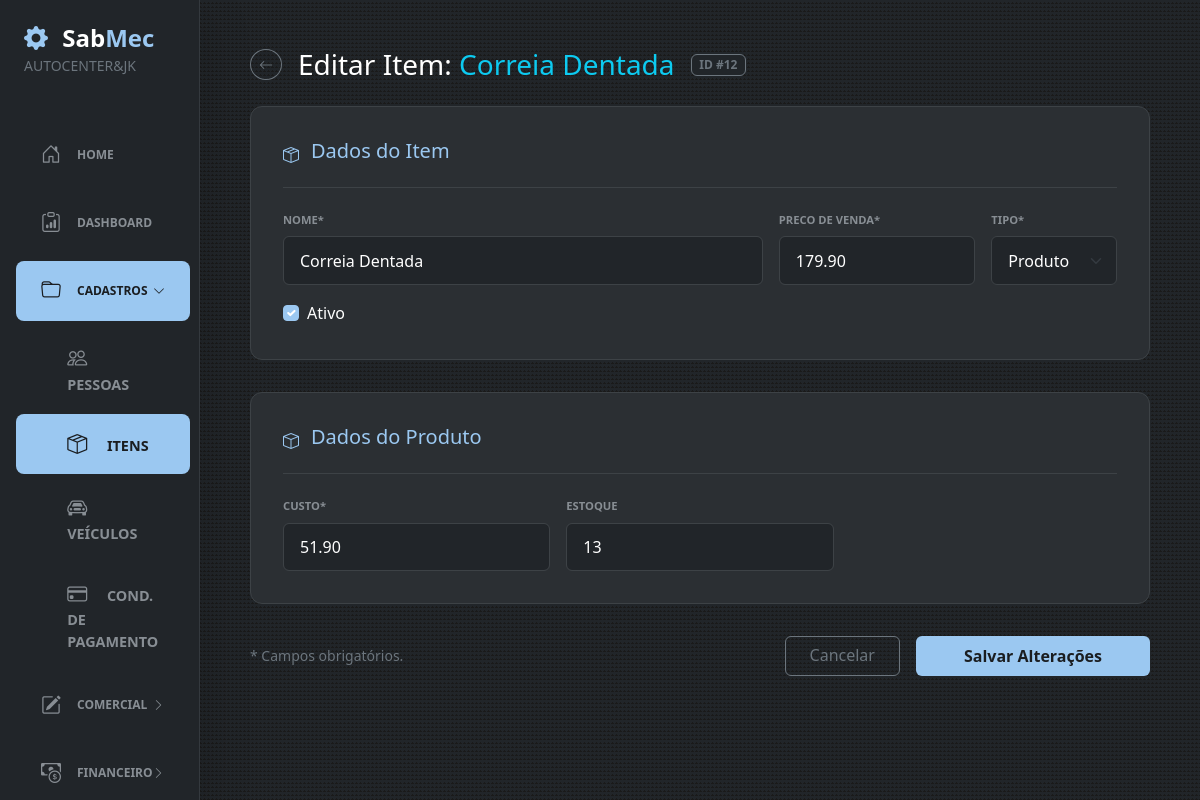
/itens/12/editar (signed in), run on the app's committed database.
### sabmec/models/pessoas.py (models this page shows)
class Pessoa(db.Model):
    __tablename__ = "pessoas"
    id = db.Column(db.Integer, primary_key=True)
    nome = db.Column(db.String(150), nullable=False)
    nome_fantasia = db.Column(db.String(150))
    documento_fiscal = db.Column(db.String)
    ie_rg = db.Column(db.String)
    entidade = db.Column(db.Enum('PF', 'PJ', name='entidade_enum'), nullable=False)
    ativo = db.Column(db.Boolean, default=True)
    eh_cliente = db.Column(db.Boolean)
    eh_usuario = db.Column(db.Boolean)
    eh_fornecedor = db.Column(db.Boolean)
    cliente = db.relationship("PessoaCliente", back_populates="pessoa", uselist=False)
    contatos = db.relationship("PessoaContato", back_populates="pessoa", cascade="all, delete-orphan")
    usuario = db.relationship("PessoaUsuario", back_populates="pessoa", uselist=False)
    fornecedor = db.relationship("PessoaFornecedor", back_populates="pessoa", uselist=False)
    enderecos = db.relationship("PessoaEndereco", back_populates="pessoa", cascade="all, delete-orphan")
    veiculos = db.relationship(
    "Veiculo",
    back_populates="pessoa",
    cascade="all, delete-orphan",
    )
    filial = db.relationship("PessoaFilial", back_populates="pessoa", uselist=False)

### sabmec/models/item.py (models this page shows)
class Item(db.Model):
    __tablename__ = "itens"
    id = db.Column(db.Integer, primary_key=True)
    nome = db.Column(db.String(150), nullable=False)
    preco = db.Column(db.Numeric(10, 2), nullable=False)
    tipo = db.Column(db.Enum("Produto", "Servico", name="tipo_item_enum"), nullable=False)
    ativo = db.Column(db.Boolean, default=True)
    mercadoria = db.relationship(
        "ItemMercadoria",
        back_populates="item",
        uselist=False,
        cascade="all, delete-orphan",
    )
    servico = db.relationship(
        "ItemServico",
        back_populates="item",
        uselist=False,
        cascade="all, delete-orphan",
    )

class ItemMercadoria(db.Model):
    __tablename__ = "itens_mercadoria"
    item_id = db.Column(db.Integer, db.ForeignKey("itens.id"), primary_key=True)
    estoque = db.Column(db.Integer, default=0)
    custo = db.Column(db.Numeric(10, 2), nullable=False)
    ncm = db.Column(db.String(8), nullable=True)
    origem = db.Column(db.String(1), nullable=True)
    item = db.relationship("Item", back_populates="mercadoria")

### sabmec/routes/cadastros/itens_editar.py (the view, shortened to what this page needs)
@itens_bp.route("/itens/<int:id>/editar", methods=["GET", "POST"])
@login_required
def itens_editar(id):
    item = Item.query.get_or_404(id)
    form_item = FormItem()
    form_produto = FormItemProduto()
    form_servico = FormItemServico()
    if request.method == "GET":
        form_item.nome.data = item.nome
        form_item.preco.data = item.preco
        form_item.tipo.data = item.tipo
        form_item.ativo.data = item.ativo
        if item.mercadoria:
            form_produto.custo.data = item.mercadoria.custo
            form_produto.estoque.data = item.mercadoria.estoque
    return renderizar_itens_editar(item, form_item, form_produto, form_servico)

### sabmec/templates/cadastros/itens_editar.html (shortened to what this page needs)
{% extends 'bases/base.html' %}
{% block body %}
<div class="container-fluid py-5 px-4">
    <div class="content-wrapper">
        <div class="d-flex align-items-center gap-3 mb-4">
            <a href="{{ url_for('itens.itens') }}" class="btn btn-outline-secondary btn-sm rounded-circle">
                <i class="bi bi-arrow-left"></i>
            </a>
            <h3 class="text-white m-0">
                Editar Item: <span class="text-info">{{ item.nome }}</span>
            </h3>
            <span class="badge bg-dark border border-secondary text-secondary">ID #{{ item.id }}</span>
        </div>
        <form method="POST" action="{{ url_for('itens.itens_editar', id=item.id) }}" novalidate>
            <div class="form-card">
                <div class="card-header-custom">
                    <i class="bi bi-box-seam"></i>
                    <h5>Dados do Item</h5>
                </div>
                <div class="row g-3">
                    <div class="col-md-7">
                        {{ form_item.nome.label(class="form-label-custom") }}
                        {{ form_item.nome(class="form-control form-control-sabmec") }}
                    </div>
                    <div class="col-md-3">
                        {{ form_item.preco.label(class="form-label-custom") }}
                        {{ form_item.preco(class="form-control form-control-sabmec", placeholder="0,00", type="text", inputmode="decimal") }}
                    </div>
                    <div class="col-md-2">
                        {{ form_item.tipo.label(class="form-label-custom") }}
                        {{ form_item.tipo(class="form-select form-control-sabmec", id="tipoItem", onchange="toggleTipoItem()") }}
                    </div>
                    <div class="col-md-12">
                        <div class="form-check">
                            {{ form_item.ativo(class="form-check-input", id="ativo") }}
                            <label class="form-check-label text-white" for="ativo">Ativo</label>
                        </div>
                    </div>
                </div>
            </div>
            <div id="blocoProduto" class="form-card mt-4">
                <div class="card-header-custom">
                    <i class="bi bi-box"></i>
                    <h5>Dados do Produto</h5>
                </div>
                <div class="row g-3">
                    <div class="col-md-4">
                        {{ form_produto.custo.label(class="form-label-custom") }}
                        {{ form_produto.custo(class="form-control form-control-sabmec", placeholder="0,00", type="text", inputmode="decimal") }}
                    </div>
                    <div class="col-md-4">
                        {{ form_produto.estoque.label(class="form-label-custom") }}
                        {{ form_produto.estoque(class="form-control form-control-sabmec") }}
                    </div>
                </div>
            </div>
            <div class="d-flex justify-content-between align-items-center mt-4 mb-5">
                <p class="text-secondary small m-0">* Campos obrigatórios.</p>
                <div class="d-flex gap-3">
                    <a href="{{ url_for('itens.itens') }}" class="btn btn-outline-secondary px-4">
                        Cancelar
                    </a>
                    <button type="submit" class="btn px-5 py-2 fw-bold" style="background-color: #9bc8f1; color: #1a1d20; border: none; border-radius: 6px;">
                        Salvar Alterações
                    </button>
                </div>
            </div>
        </form>
    </div>
</div>
{% endblock %}

### sabmec/templates/bars/sidebar.html (shortened to what this page needs)
{% set endpoint = request.endpoint or '' %}
{% set cadastros_aberto =
    endpoint.startswith('pessoas.') or
    endpoint.startswith('itens.') or
    endpoint.startswith('veiculos.') or
    endpoint.startswith('condicao.')
%}
{% set comercial_aberto =
    endpoint.startswith('os.') or
    endpoint.startswith('agendamentos.') or
    endpoint.startswith('compras.')
%}
{% set financeiro_aberto =
    endpoint.startswith('contas_receber.') or
    endpoint.startswith('contas_pagar.')
%}
<nav id="sidebarMenu" class="offcanvas-md offcanvas-start col-md-3 col-lg-2 bg-dark border-end border-secondary border-opacity-25 p-0 shadow-lg d-md-flex flex-column overflow-y-auto" tabindex="-1" aria-labelledby="sidebarMenuLabel">
    <div class="pt-4 flex-grow-1">
        <div class="px-4 mb-5 d-none d-md-block">
            <h4 class="fw-bold m-0 text-white">
                <i class="bi bi-gear-fill text-sabmec me-2"></i>
                Sab<span class="text-sabmec">Mec</span>
            </h4>
            <span class="text-secondary small fw-light">
                {{ empresa_sidebar.nome_fantasia or empresa_sidebar.nome if empresa_sidebar else 'Sem Empresa' }}
            </span>
        </div>
        <div class="px-3">
            <ul class="nav flex-column gap-2">
                <li class="nav-item">
                    <a class="nav-link rounded-3 py-2 px-3 d-flex align-items-center {{ 'bg-sabmec-active' if endpoint == 'main.home' else 'text-secondary hover-sidebar' }}"
                       href="{{ url_for('main.home') }}">
                        <i class="bi bi-house-door me-3 fs-5"></i>
                        <span>Home</span>
                    </a>
                </li>
                <li class="nav-item">
                    <a class="nav-link rounded-3 py-2 px-3 d-flex align-items-center {{ 'bg-sabmec-active' if endpoint == 'main.dashboard' else 'text-secondary hover-sidebar' }}"
                       href="{{ url_for('main.dashboard') }}">
                        <i class="bi bi-clipboard-data me-3 fs-5"></i>
                        <span>Dashboard</span>
                    </a>
                </li>
                <li class="nav-item">
                    <a class="nav-link rounded-3 py-2 px-3 d-flex align-items-center justify-content-between {{ 'bg-sabmec-active' if cadastros_aberto else 'text-secondary hover-sidebar' }}"
                       data-bs-toggle="collapse"
                       href="#menuCadastros"
                       role="button"
                       aria-expanded="{{ 'true' if cadastros_aberto else 'false' }}"
                       aria-controls="menuCadastros">
                        <span class="d-flex align-items-center">
                            <i class="bi bi-folder me-3 fs-5"></i>
                            <span>Cadastros</span>
                        </span>
                        <i class="bi bi-chevron-right sidebar-chevron"></i>
                    </a>
                    <div class="collapse {{ 'show' if cadastros_aberto else '' }}"
                         id="menuCadastros">
                        <ul class="nav flex-column mt-2 gap-1">
                            <li class="nav-item">
                                <a class="nav-link rounded-3 py-2 submenu-link {{ 'bg-sabmec-active' if endpoint.startswith('pessoas.') else 'text-secondary hover-sidebar' }}"
                                   href="{{ url_for('pessoas.pessoas') }}">
                                    <i class="bi bi-people me-3 fs-5"></i>
                                    Pessoas
                                </a>
                            </li>
                            <li class="nav-item">
                                <a class="nav-link rounded-3 py-2 submenu-link {{ 'bg-sabmec-active' if endpoint.startswith('itens.') else 'text-secondary hover-sidebar' }}"
                                   href="{{ url_for('itens.itens') }}">
                                    <i class="bi bi-box-seam me-3 fs-5"></i>
                                    Itens
                                </a>
                            </li>
                            <li class="nav-item">
                                <a class="nav-link rounded-3 py-2 submenu-link {{ 'bg-sabmec-active' if endpoint.startswith('veiculos.') else 'text-secondary hover-sidebar' }}"
                                   href="{{ url_for('veiculos.veiculos') }}">
                                    <i class="bi bi-car-front me-3 fs-5"></i>
                                    Veículos
                                </a>
                            </li>
                            <li class="nav-item">
                                <a class="nav-link rounded-3 py-2 submenu-link {{ 'bg-sabmec-active' if endpoint.startswith('condicao.') else 'text-secondary hover-sidebar' }}"
                                   href="{{ url_for('condicao.condicao_pgto') }}">
                                    <i class="bi bi-credit-card me-3 fs-5"></i>
                                    Cond. de Pagamento
                                </a>
                            </li>
                        </ul>
                    </div>
                </li>
                <li class="nav-item">
                    <a class="nav-link rounded-3 py-2 px-3 d-flex align-items-center justify-content-between {{ 'bg-sabmec-active' if comercial_aberto else 'text-secondary hover-sidebar' }}"
                       data-bs-toggle="collapse"
                       href="#menuComercial"
                       role="button"
                       aria-expanded="{{ 'true' if comercial_aberto else 'false' }}"
                       aria-controls="menuComercial">
                        <span class="d-flex align-items-center">
                            <i class="bi bi-pencil-square me-3 fs-5"></i>
                            <span>Comercial</span>
                        </span>
                        <i class="bi bi-chevron-right sidebar-chevron"></i>
                    </a>
                </li>
                <li class="nav-item">
                    <a class="nav-link rounded-3 py-2 px-3 d-flex align-items-center justify-content-between {{ 'bg-sabmec-active' if financeiro_aberto else 'text-secondary hover-sidebar' }}"
                       data-bs-toggle="collapse"
                       href="#menuFinanceiro"
                       role="button"
                       aria-expanded="{{ 'true' if financeiro_aberto else 'false' }}"
                       aria-controls="menuFinanceiro">
                        <span class="d-flex align-items-center">
                            <i class="bi bi-cash-coin me-3 fs-5"></i>
                            <span>Financeiro</span>
                        </span>
                        <i class="bi bi-chevron-right sidebar-chevron"></i>
                    </a>
                </li>
            </ul>
        </div>
    </div>
</nav>

### data on the page
Pessoa: nome_fantasia "AUTOCENTER&JK"
Item: nome "Correia Dentada", id "12", preco "179.90", tipo "Produto", ativo "☑"
ItemMercadoria: custo "51.90", estoque "13"
